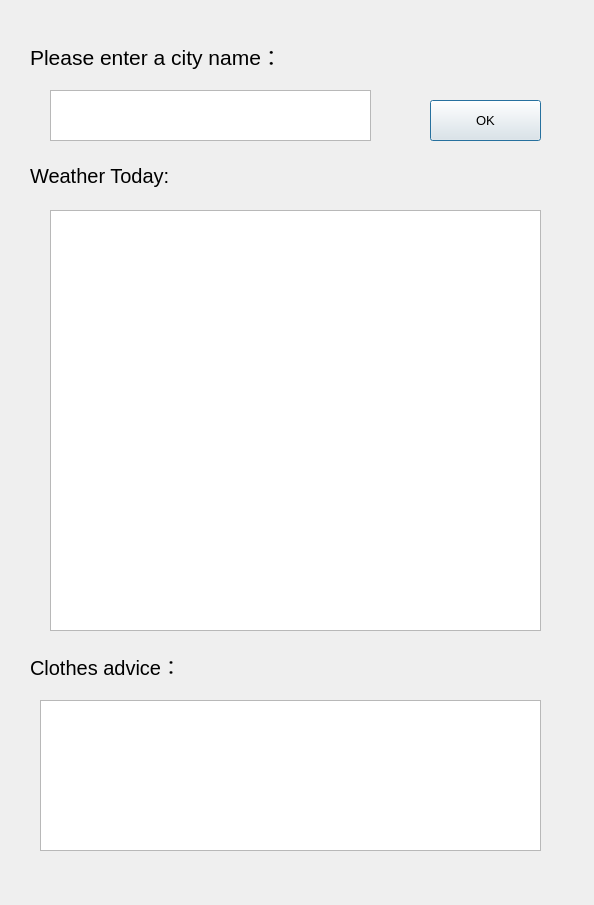
<?xml version="1.0" encoding="UTF-8"?>
<ui version="4.0">
 <class>output_lable</class>
 <widget class="QDialog" name="output_lable">
  <property name="geometry">
   <rect>
    <x>0</x>
    <y>0</y>
    <width>594</width>
    <height>905</height>
   </rect>
  </property>
  <property name="font">
   <font>
    <pointsize>15</pointsize>
   </font>
  </property>
  <property name="windowTitle">
   <string>Dialog</string>
  </property>
  <widget class="QLabel" name="input_location">
   <property name="geometry">
    <rect>
     <x>30</x>
     <y>10</y>
     <width>431</width>
     <height>91</height>
    </rect>
   </property>
   <property name="font">
    <font>
     <pointsize>16</pointsize>
    </font>
   </property>
   <property name="text">
    <string>Please enter a city name：</string>
   </property>
  </widget>
  <widget class="QPushButton" name="input_button">
   <property name="geometry">
    <rect>
     <x>430</x>
     <y>100</y>
     <width>111</width>
     <height>41</height>
    </rect>
   </property>
   <property name="font">
    <font>
     <pointsize>10</pointsize>
    </font>
   </property>
   <property name="text">
    <string>OK</string>
   </property>
  </widget>
  <widget class="QTextEdit" name="cityname">
   <property name="geometry">
    <rect>
     <x>50</x>
     <y>90</y>
     <width>321</width>
     <height>51</height>
    </rect>
   </property>
  </widget>
  <widget class="QLabel" name="label_2">
   <property name="geometry">
    <rect>
     <x>30</x>
     <y>140</y>
     <width>231</width>
     <height>71</height>
    </rect>
   </property>
   <property name="font">
    <font>
     <pointsize>15</pointsize>
    </font>
   </property>
   <property name="text">
    <string>Weather Today:</string>
   </property>
  </widget>
  <widget class="QTextBrowser" name="textBrowser">
   <property name="geometry">
    <rect>
     <x>50</x>
     <y>210</y>
     <width>491</width>
     <height>421</height>
    </rect>
   </property>
   <property name="font">
    <font>
     <pointsize>10</pointsize>
    </font>
   </property>
  </widget>
  <widget class="QLabel" name="label">
   <property name="geometry">
    <rect>
     <x>30</x>
     <y>640</y>
     <width>211</width>
     <height>51</height>
    </rect>
   </property>
   <property name="text">
    <string>Clothes advice：</string>
   </property>
  </widget>
  <widget class="QTextBrowser" name="textBrowser_2">
   <property name="geometry">
    <rect>
     <x>40</x>
     <y>700</y>
     <width>501</width>
     <height>151</height>
    </rect>
   </property>
  </widget>
 </widget>
 <resources/>
 <connections/>
</ui>
